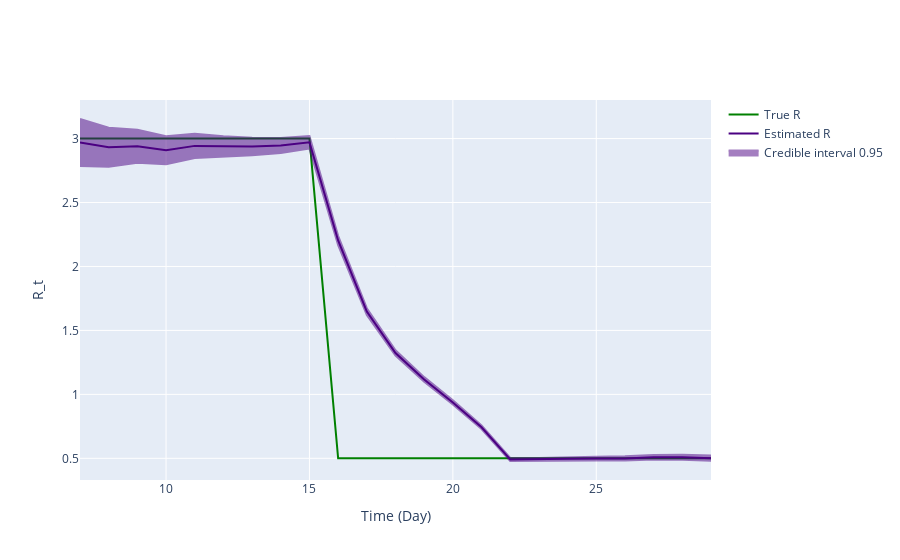

Write notebook code for a chart like this one.
### Code cell
fig = ReproductionNumberPlot()

fig.add_ground_truth_rt(ground_truth)
fig.add_interval_rt(interval2)

fig.update_labels(time_label='Time (Day)', r_label='R_t')

fig.show_figure()

### Figure 1 — Plotly figure (JSON) as saved in the notebook; plotly's stock layout.template omitted (floating-point values rounded to 4 significant figures)
{"data": [{"line": {"color": "green"}, "mode": "lines", "name": "True R", "type": "scatter", "x": [7, 8, 9, 10, 11, 12, 13, 14, 15, 16, 17, 18, 19, 20, 21, 22, 23, 24, 25, 26, 27, 28, 29], "y": [3, 3, 3, 3, 3, 3, 3, 3, 3, 0.5, 0.5, 0.5, 0.5, 0.5, 0.5, 0.5, 0.5, 0.5, 0.5, 0.5, 0.5, 0.5, 0.5]}, {"line": {"color": "indigo"}, "mode": "lines", "name": "Estimated R", "type": "scatter", "x": [7, 8, 9, 10, 11, 12, 13, 14, 15, 16, 17, 18, 19, 20, 21, 22, 23, 24, 25, 26, 27, 28, 29], "y": [2.969, 2.932, 2.94, 2.909, 2.943, 2.937, 2.938, 2.946, 2.971, 2.203, 1.647, 1.324, 1.116, 0.937, 0.7427, 0.4912, 0.491, 0.4962, 0.4979, 0.4994, 0.508, 0.5085, 0.5013]}, {"fill": "toself", "fillcolor": "indigo", "line": {"color": "indigo"}, "mode": "lines", "name": "Credible interval 0.95", "opacity": 0.5, "type": "scatter", "x": [7, 8, 9, 10, 11, 12, 13, 14, 15, 16, 17, 18, 19, 20, 21, 22, 23, 24, 25, 26, 27, 28, 29, 29, 28, 27, 26, 25, 24, 23, 22, 21, 20, 19, 18, 17, 16, 15, 14, 13, 12, 11, 10, 9, 8, 7], "y": [3.153, 3.085, 3.07, 3.019, 3.037, 3.017, 3.006, 3.004, 3.02, 2.24, 1.673, 1.345, 1.135, 0.9531, 0.7568, 0.5028, 0.503, 0.5093, 0.5124, 0.5153, 0.5255, 0.5277, 0.5222, 0.4805, 0.4893, 0.4904, 0.4835, 0.4835, 0.4831, 0.479, 0.4796, 0.7286, 0.9209, 1.098, 1.302, 1.62, 2.167, 2.921, 2.888, 2.87, 2.857, 2.849, 2.799, 2.81, 2.78, 2.785]}], "layout": {"hovermode": "x unified", "xaxis": {"title": {"text": "Time (Day)"}}, "yaxis": {"title": {"text": "R_t"}}}}
